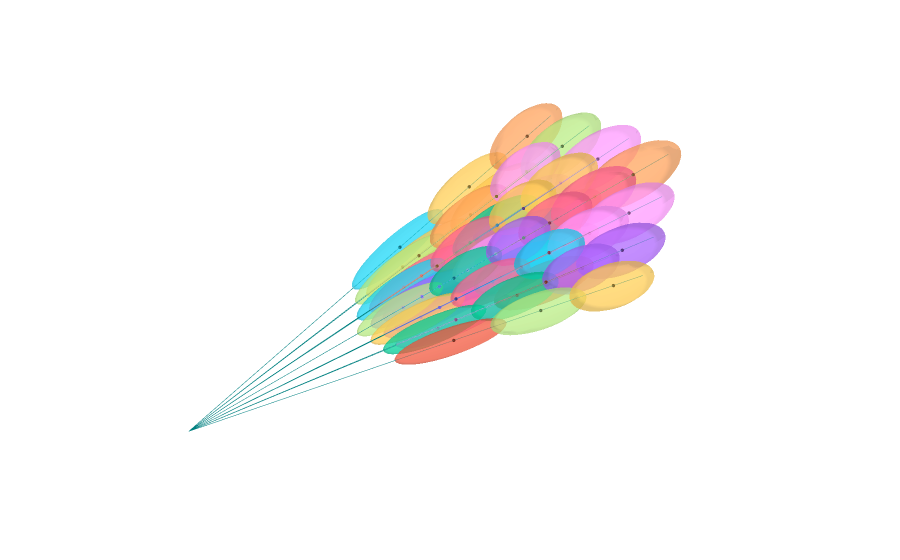

Notebook cell for this chart:
### Markdown cell above
## Representing Frustums as Gaussians

We can also appoximate the frustums using Gaussians with `frustum.get_gaussian_blob()`.

### Code cell
# COLLAPSED
fig = go.Figure(
    data=[vis_rays] + vis.get_gaussian_ellipsoids_list(ray_samples.frustums.flatten().get_gaussian_blob()),
    layout=webdocs_layout,
)
fig.show()

### Figure 1 — Plotly figure (JSON) as saved in the notebook; plotly's stock layout.template omitted (floating-point values rounded to 4 significant figures; data arrays with more than 128 entries replaced by an {"elided": "..."} marker saying what was removed)
{"data": [{"line": {"color": "teal", "width": 1}, "mode": "lines", "name": "Ray Bundle", "type": "scatter3d", "x": [0, -0.4402, 0, -0.1482, 0, 0.1482, 0, 0.4402, 0, -0.4445, 0, -0.1496, 0, 0.1496, 0, 0.4445, 0, -0.4445, 0, -0.1496, 0, 0.1496, 0, 0.4445, 0, -0.4402, 0, -0.1482, 0, 0.1482, 0, 0.4402], "y": [0, 0.4402, 0, 0.4445, 0, 0.4445, 0, 0.4402, 0, 0.1482, 0, 0.1496, 0, 0.1496, 0, 0.1482, 0, -0.1482, 0, -0.1496, 0, -0.1496, 0, -0.1482, 0, -0.4402, 0, -0.4445, 0, -0.4445, 0, -0.4402], "z": [0, -2.935, 0, -2.963, 0, -2.963, 0, -2.935, 0, -2.963, 0, -2.993, 0, -2.993, 0, -2.963, 0, -2.963, 0, -2.993, 0, -2.993, 0, -2.963, 0, -2.935, 0, -2.963, 0, -2.963, 0, -2.935]}, {"marker": {"color": "black", "size": 2}, "mode": "markers", "name": "Means", "type": "scatter3d", "x": [-0.2036, -0.2989, -0.3953, -0.06854, -0.1006, -0.1331, 0.06854, 0.1006, 0.1331, 0.2036, 0.2989, 0.3953, -0.2056, -0.3018, -0.3992, -0.06921, -0.1016, -0.1344, 0.06921, 0.1016, 0.1344, 0.2056, 0.3018, 0.3992, -0.2056, -0.3018, -0.3992, -0.06921, -0.1016, -0.1344, 0.06921, 0.1016, 0.1344, 0.2056, 0.3018, 0.3992, -0.2036, -0.2989, -0.3953, -0.06854, -0.1006, -0.1331, 0.06854, 0.1006, 0.1331, 0.2036, 0.2989, 0.3953], "y": [0.2036, 0.2989, 0.3953, 0.2056, 0.3018, 0.3992, 0.2056, 0.3018, 0.3992, 0.2036, 0.2989, 0.3953, 0.06854, 0.1006, 0.1331, 0.06921, 0.1016, 0.1344, 0.06921, 0.1016, 0.1344, 0.06854, 0.1006, 0.1331, -0.06854, -0.1006, -0.1331, -0.06921, -0.1016, -0.1344, -0.06921, -0.1016, -0.1344, -0.06854, -0.1006, -0.1331, -0.2036, -0.2989, -0.3953, -0.2056, -0.3018, -0.3992, -0.2056, -0.3018, -0.3992, -0.2036, -0.2989, -0.3953], "z": [-1.358, -1.992, -2.636, -1.371, -2.012, -2.661, -1.371, -2.012, -2.661, -1.358, -1.992, -2.636, -1.371, -2.012, -2.661, -1.384, -2.032, -2.688, -1.384, -2.032, -2.688, -1.371, -2.012, -2.661, -1.371, -2.012, -2.661, -1.384, -2.032, -2.688, -1.384, -2.032, -2.688, -1.371, -2.012, -2.661, -1.358, -1.992, -2.636, -1.371, -2.012, -2.661, -1.371, -2.012, -2.661, -1.358, -1.992, -2.636]}, {"alphahull": 0, "color": "#19D3F3", "name": "ellipse", "opacity": 0.5, "type": "mesh3d", "x": {"elided": "400 float values"}, "y": {"elided": "400 float values"}, "z": {"elided": "400 float values"}}, {"alphahull": 0, "color": "#FECB52", "name": "ellipse", "opacity": 0.5, "type": "mesh3d", "x": {"elided": "400 float values"}, "y": {"elided": "400 float values"}, "z": {"elided": "400 float values"}}, {"alphahull": 0, "color": "#FFA15A", "name": "ellipse", "opacity": 0.5, "type": "mesh3d", "x": {"elided": "400 float values"}, "y": {"elided": "400 float values"}, "z": {"elided": "400 float values"}}, {"alphahull": 0, "color": "#FECB52", "name": "ellipse", "opacity": 0.5, "type": "mesh3d", "x": {"elided": "400 float values"}, "y": {"elided": "400 float values"}, "z": {"elided": "400 float values"}}, {"alphahull": 0, "color": "#FECB52", "name": "ellipse", "opacity": 0.5, "type": "mesh3d", "x": {"elided": "400 float values"}, "y": {"elided": "400 float values"}, "z": {"elided": "400 float values"}}, {"alphahull": 0, "color": "#B6E880", "name": "ellipse", "opacity": 0.5, "type": "mesh3d", "x": {"elided": "400 float values"}, "y": {"elided": "400 float values"}, "z": {"elided": "400 float values"}}, {"alphahull": 0, "color": "#FFA15A", "name": "ellipse", "opacity": 0.5, "type": "mesh3d", "x": {"elided": "400 float values"}, "y": {"elided": "400 float values"}, "z": {"elided": "400 float values"}}, {"alphahull": 0, "color": "#AB63FA", "name": "ellipse", "opacity": 0.5, "type": "mesh3d", "x": {"elided": "400 float values"}, "y": {"elided": "400 float values"}, "z": {"elided": "400 float values"}}, {"alphahull": 0, "color": "#FF97FF", "name": "ellipse", "opacity": 0.5, "type": "mesh3d", "x": {"elided": "400 float values"}, "y": {"elided": "400 float values"}, "z": {"elided": "400 float values"}}, {"alphahull": 0, "color": "#19D3F3", "name": "ellipse", "opacity": 0.5, "type": "mesh3d", "x": {"elided": "400 float values"}, "y": {"elided": "400 float values"}, "z": {"elided": "400 float values"}}, {"alphahull": 0, "color": "#FF6692", "name": "ellipse", "opacity": 0.5, "type": "mesh3d", "x": {"elided": "400 float values"}, "y": {"elided": "400 float values"}, "z": {"elided": "400 float values"}}, {"alphahull": 0, "color": "#FFA15A", "name": "ellipse", "opacity": 0.5, "type": "mesh3d", "x": {"elided": "400 float values"}, "y": {"elided": "400 float values"}, "z": {"elided": "400 float values"}}, {"alphahull": 0, "color": "#B6E880", "name": "ellipse", "opacity": 0.5, "type": "mesh3d", "x": {"elided": "400 float values"}, "y": {"elided": "400 float values"}, "z": {"elided": "400 float values"}}, {"alphahull": 0, "color": "#FFA15A", "name": "ellipse", "opacity": 0.5, "type": "mesh3d", "x": {"elided": "400 float values"}, "y": {"elided": "400 float values"}, "z": {"elided": "400 float values"}}, {"alphahull": 0, "color": "#FF97FF", "name": "ellipse", "opacity": 0.5, "type": "mesh3d", "x": {"elided": "400 float values"}, "y": {"elided": "400 float values"}, "z": {"elided": "400 float values"}}, {"alphahull": 0, "color": "#FF6692", "name": "ellipse", "opacity": 0.5, "type": "mesh3d", "x": {"elided": "400 float values"}, "y": {"elided": "400 float values"}, "z": {"elided": "400 float values"}}, {"alphahull": 0, "color": "#00CC96", "name": "ellipse", "opacity": 0.5, "type": "mesh3d", "x": {"elided": "400 float values"}, "y": {"elided": "400 float values"}, "z": {"elided": "400 float values"}}, {"alphahull": 0, "color": "#FECB52", "name": "ellipse", "opacity": 0.5, "type": "mesh3d", "x": {"elided": "400 float values"}, "y": {"elided": "400 float values"}, "z": {"elided": "400 float values"}}, {"alphahull": 0, "color": "#AB63FA", "name": "ellipse", "opacity": 0.5, "type": "mesh3d", "x": {"elided": "400 float values"}, "y": {"elided": "400 float values"}, "z": {"elided": "400 float values"}}, {"alphahull": 0, "color": "#00CC96", "name": "ellipse", "opacity": 0.5, "type": "mesh3d", "x": {"elided": "400 float values"}, "y": {"elided": "400 float values"}, "z": {"elided": "400 float values"}}, {"alphahull": 0, "color": "#FF6692", "name": "ellipse", "opacity": 0.5, "type": "mesh3d", "x": {"elided": "400 float values"}, "y": {"elided": "400 float values"}, "z": {"elided": "400 float values"}}, {"alphahull": 0, "color": "#636EFA", "name": "ellipse", "opacity": 0.5, "type": "mesh3d", "x": {"elided": "400 float values"}, "y": {"elided": "400 float values"}, "z": {"elided": "400 float values"}}, {"alphahull": 0, "color": "#FF6692", "name": "ellipse", "opacity": 0.5, "type": "mesh3d", "x": {"elided": "400 float values"}, "y": {"elided": "400 float values"}, "z": {"elided": "400 float values"}}, {"alphahull": 0, "color": "#FF97FF", "name": "ellipse", "opacity": 0.5, "type": "mesh3d", "x": {"elided": "400 float values"}, "y": {"elided": "400 float values"}, "z": {"elided": "400 float values"}}, {"alphahull": 0, "color": "#19D3F3", "name": "ellipse", "opacity": 0.5, "type": "mesh3d", "x": {"elided": "400 float values"}, "y": {"elided": "400 float values"}, "z": {"elided": "400 float values"}}, {"alphahull": 0, "color": "#FF6692", "name": "ellipse", "opacity": 0.5, "type": "mesh3d", "x": {"elided": "400 float values"}, "y": {"elided": "400 float values"}, "z": {"elided": "400 float values"}}, {"alphahull": 0, "color": "#FECB52", "name": "ellipse", "opacity": 0.5, "type": "mesh3d", "x": {"elided": "400 float values"}, "y": {"elided": "400 float values"}, "z": {"elided": "400 float values"}}, {"alphahull": 0, "color": "#AB63FA", "name": "ellipse", "opacity": 0.5, "type": "mesh3d", "x": {"elided": "400 float values"}, "y": {"elided": "400 float values"}, "z": {"elided": "400 float values"}}, {"alphahull": 0, "color": "#FF97FF", "name": "ellipse", "opacity": 0.5, "type": "mesh3d", "x": {"elided": "400 float values"}, "y": {"elided": "400 float values"}, "z": {"elided": "400 float values"}}, {"alphahull": 0, "color": "#FF6692", "name": "ellipse", "opacity": 0.5, "type": "mesh3d", "x": {"elided": "400 float values"}, "y": {"elided": "400 float values"}, "z": {"elided": "400 float values"}}, {"alphahull": 0, "color": "#AB63FA", "name": "ellipse", "opacity": 0.5, "type": "mesh3d", "x": {"elided": "400 float values"}, "y": {"elided": "400 float values"}, "z": {"elided": "400 float values"}}, {"alphahull": 0, "color": "#19D3F3", "name": "ellipse", "opacity": 0.5, "type": "mesh3d", "x": {"elided": "400 float values"}, "y": {"elided": "400 float values"}, "z": {"elided": "400 float values"}}, {"alphahull": 0, "color": "#FF97FF", "name": "ellipse", "opacity": 0.5, "type": "mesh3d", "x": {"elided": "400 float values"}, "y": {"elided": "400 float values"}, "z": {"elided": "400 float values"}}, {"alphahull": 0, "color": "#FF97FF", "name": "ellipse", "opacity": 0.5, "type": "mesh3d", "x": {"elided": "400 float values"}, "y": {"elided": "400 float values"}, "z": {"elided": "400 float values"}}, {"alphahull": 0, "color": "#EF553B", "name": "ellipse", "opacity": 0.5, "type": "mesh3d", "x": {"elided": "400 float values"}, "y": {"elided": "400 float values"}, "z": {"elided": "400 float values"}}, {"alphahull": 0, "color": "#AB63FA", "name": "ellipse", "opacity": 0.5, "type": "mesh3d", "x": {"elided": "400 float values"}, "y": {"elided": "400 float values"}, "z": {"elided": "400 float values"}}, {"alphahull": 0, "color": "#B6E880", "name": "ellipse", "opacity": 0.5, "type": "mesh3d", "x": {"elided": "400 float values"}, "y": {"elided": "400 float values"}, "z": {"elided": "400 float values"}}, {"alphahull": 0, "color": "#00CC96", "name": "ellipse", "opacity": 0.5, "type": "mesh3d", "x": {"elided": "400 float values"}, "y": {"elided": "400 float values"}, "z": {"elided": "400 float values"}}, {"alphahull": 0, "color": "#AB63FA", "name": "ellipse", "opacity": 0.5, "type": "mesh3d", "x": {"elided": "400 float values"}, "y": {"elided": "400 float values"}, "z": {"elided": "400 float values"}}, {"alphahull": 0, "color": "#FECB52", "name": "ellipse", "opacity": 0.5, "type": "mesh3d", "x": {"elided": "400 float values"}, "y": {"elided": "400 float values"}, "z": {"elided": "400 float values"}}, {"alphahull": 0, "color": "#FF6692", "name": "ellipse", "opacity": 0.5, "type": "mesh3d", "x": {"elided": "400 float values"}, "y": {"elided": "400 float values"}, "z": {"elided": "400 float values"}}, {"alphahull": 0, "color": "#19D3F3", "name": "ellipse", "opacity": 0.5, "type": "mesh3d", "x": {"elided": "400 float values"}, "y": {"elided": "400 float values"}, "z": {"elided": "400 float values"}}, {"alphahull": 0, "color": "#00CC96", "name": "ellipse", "opacity": 0.5, "type": "mesh3d", "x": {"elided": "400 float values"}, "y": {"elided": "400 float values"}, "z": {"elided": "400 float values"}}, {"alphahull": 0, "color": "#00CC96", "name": "ellipse", "opacity": 0.5, "type": "mesh3d", "x": {"elided": "400 float values"}, "y": {"elided": "400 float values"}, "z": {"elided": "400 float values"}}, {"alphahull": 0, "color": "#AB63FA", "name": "ellipse", "opacity": 0.5, "type": "mesh3d", "x": {"elided": "400 float values"}, "y": {"elided": "400 float values"}, "z": {"elided": "400 float values"}}, {"alphahull": 0, "color": "#EF553B", "name": "ellipse", "opacity": 0.5, "type": "mesh3d", "x": {"elided": "400 float values"}, "y": {"elided": "400 float values"}, "z": {"elided": "400 float values"}}, {"alphahull": 0, "color": "#B6E880", "name": "ellipse", "opacity": 0.5, "type": "mesh3d", "x": {"elided": "400 float values"}, "y": {"elided": "400 float values"}, "z": {"elided": "400 float values"}}, {"alphahull": 0, "color": "#FECB52", "name": "ellipse", "opacity": 0.5, "type": "mesh3d", "x": {"elided": "400 float values"}, "y": {"elided": "400 float values"}, "z": {"elided": "400 float values"}}], "layout": {"hovermode": false, "margin": {"b": 10, "l": 0, "r": 0, "t": 10}, "paper_bgcolor": "rgba(0,0,0,0)", "scene": {"aspectmode": "data", "camera": {"up": {"x": 0, "y": 1, "z": 0}}, "xaxis": {"showspikes": false, "visible": false}, "yaxis": {"showspikes": false, "visible": false}, "zaxis": {"showspikes": false, "visible": false}}, "showlegend": false}}
